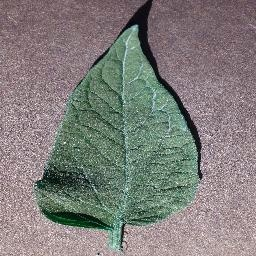
#> input picture dataset/test/Tomato_Bacterial_spot/Tomato_Bacterial_spot_img_126.jpg, 256 x 256 px
$ python -i search_s6.py   (imports and definitions only)
#> lines starting #> are read from the running program, lines starting #| are printed output that depends on the picture; after the words box and inside, x2 and y2 are one past the last pixel; in counts of white or black regions, pixels touching at a corner belong together
### dev-yw/06_Oct_HOG_HSV_pipeline/vein_hog/src/vein_hog/extract.py
"""Cache HOG, HSV and vein measurements for train and test only.

Validation rows are skipped here so step 4 cannot read them.
"""

from __future__ import annotations

import json
from pathlib import Path

import cv2
import numpy as np
import pandas as pd

from vein_hog.hog import HOG_DIM, hog_descriptor, hog_gradient_magnitude
from vein_hog.hsv import HSV_DIM, hsv_aux, skeleton_hs
from vein_hog.mask import erode_interior, leaf_mask
from vein_hog.vein import raw_completeness, vein_skeleton

IMAGE_SIZE = 256
DEFAULT_RADIUS = 8


def _prepare(bgr: np.ndarray) -> tuple[np.ndarray, np.ndarray, bool]:
    mask = leaf_mask(bgr)
    mask_ok = bool(mask is not None and int((mask > 0).sum()) > 0)
    bgr256 = cv2.resize(bgr, (IMAGE_SIZE, IMAGE_SIZE), interpolation=cv2.INTER_CUBIC)
    if mask_ok:
        mask256 = cv2.resize(mask, (IMAGE_SIZE, IMAGE_SIZE), interpolation=cv2.INTER_NEAREST)
    else:
        mask256 = np.zeros((IMAGE_SIZE, IMAGE_SIZE), dtype=np.uint8)
    return bgr256, mask256, mask_ok


# [33 lines left out: function _one, not called in this run]


def load_bgr(path: Path) -> np.ndarray:
    image = cv2.imread(str(path), cv2.IMREAD_COLOR)
    if image is None:
        raise FileNotFoundError(path)
    return image


# [84 lines left out: functions extract_split, skeleton_pixels, _write_example, not called in this run]

### dev-yw/06_Oct_HOG_HSV_pipeline/vein_hog/src/vein_hog/mask.py
"""Leaf mask: ExG, Otsu, open/close radius 3, largest component, holes filled."""

from __future__ import annotations

import cv2
import numpy as np


def leaf_mask(bgr_u8: np.ndarray) -> np.ndarray:
    """uint8 mask, 0 or 255. A failed mask is all zeros and does not raise."""
    try:
        image = np.asarray(bgr_u8)
        if (
            image.ndim != 3
            or image.shape[2] < 3
            or image.shape[0] == 0
            or image.shape[1] == 0
            or image.size == 0
        ):
            return _zero_mask(image)
        # BGR; extra channels (for example alpha) are ignored.
        blue, green, red = cv2.split(image[:, :, :3].astype(np.float32))
        excess_green = 2.0 * green - red - blue
        lo = float(np.min(excess_green))
        hi = float(np.max(excess_green))
        if not np.isfinite(lo) or not np.isfinite(hi) or hi - lo < 1e-8:
            return np.zeros(excess_green.shape, dtype=np.uint8)
        score = ((excess_green - lo) / (hi - lo) * 255.0).astype(np.uint8)
        _, mask = cv2.threshold(score, 0, 255, cv2.THRESH_BINARY + cv2.THRESH_OTSU)
        kernel = cv2.getStructuringElement(cv2.MORPH_ELLIPSE, (7, 7))
        mask = cv2.morphologyEx(mask, cv2.MORPH_OPEN, kernel)
        mask = cv2.morphologyEx(mask, cv2.MORPH_CLOSE, kernel)
        return _largest_filled(mask)
    except Exception:
        return _zero_mask(bgr_u8)


# [18 lines left out: functions _zero_mask, erode_interior, not called in this run]


def _largest_filled(mask: np.ndarray) -> np.ndarray:
    count, labels, stats, _ = cv2.connectedComponentsWithStats(mask, connectivity=8)
    if count <= 1:
        return mask
    keep = 1 + int(np.argmax(stats[1:, cv2.CC_STAT_AREA]))
    out = np.where(labels == keep, 255, 0).astype(np.uint8)
    inverse = cv2.bitwise_not(out)
    count2, labels2, _, _ = cv2.connectedComponentsWithStats(inverse, connectivity=8)
    height, width = out.shape
    filled = out.copy()
    for label in range(1, count2):
        ys, xs = np.where(labels2 == label)
        if ys.size == 0:
            continue
        touches = ys.min() == 0 or xs.min() == 0 or ys.max() == height - 1 or xs.max() == width - 1
        if not touches:
            filled[labels2 == label] = 255
    return filled

### dev-yw/06_Oct_HOG_HSV_pipeline/vein_hog/src/vein_hog/hsv.py
"""Auxiliary HSV features on a leaf mask. Not a substitute for HOG."""

from __future__ import annotations

import cv2
import numpy as np

# 16 H bins + 8 S bins + mean H, mean S, mean V. Raw counts, not L2-normalized.
HSV_DIM = 27


def hsv_aux(bgr_u8: np.ndarray, mask: np.ndarray) -> np.ndarray:
    """H hist (16, [0, 180)), S hist (8, [0, 256)), then mean H, S, V.

    Only pixels with mask > 0 are counted. An empty mask returns zeros.
    Scaling and the alpha weight are applied later.
    """
    foreground = np.asarray(mask) > 0
    if not np.any(foreground):
        return np.zeros(HSV_DIM, dtype=np.float32)

    hsv = np.ascontiguousarray(cv2.cvtColor(bgr_u8, cv2.COLOR_BGR2HSV))
    mask_u8 = np.ascontiguousarray(foreground, dtype=np.uint8)
    hist_h = cv2.calcHist([hsv], [0], mask_u8, [16], [0, 180]).reshape(-1)
    hist_s = cv2.calcHist([hsv], [1], mask_u8, [8], [0, 256]).reshape(-1)
    means = hsv[foreground].mean(axis=0)
    feat = np.concatenate([hist_h, hist_s, means])
    return np.ascontiguousarray(feat, dtype=np.float32)


# [44 lines left out: functions skeleton_hs, healthy_hs_box, anomaly_fraction, not called in this run]

### dev-yw/06_Oct_HOG_HSV_pipeline/vein_hog/src/vein_hog/search_s6.py
"""Search S6: HOG geometries times HSV channel layouts on the training split.

HOG stays the descriptor. HSV stays an auxiliary block, scaled on the
training rows and multiplied by a weight. Layouts choose which of H, S, and
V enter that block. Weights stay inside [0.25, 0.50]. C stays 1. This is
not a seventeenth cell of the published C × α grid.

The winner is the highest minimum Healthy-versus-one-disease AUC on the
same training holdout as S1 and S4. Test and validation images are not read.
The frozen S4 winner and the report round are not replaced.
"""

from __future__ import annotations

import json
from concurrent.futures import ProcessPoolExecutor, ThreadPoolExecutor, as_completed
from pathlib import Path

import cv2
import numpy as np
import pandas as pd
from sklearn.linear_model import SGDClassifier
from sklearn.metrics import precision_recall_fscore_support
from sklearn.model_selection import StratifiedShuffleSplit
from sklearn.preprocessing import StandardScaler

from vein_hog.extract import _prepare, load_bgr
from vein_hog.hog import HOG_DIM, IMAGE_SIZE
from vein_hog.hsv import hsv_aux
from vein_hog.hsv_window import HSV_ALPHA_FLOOR, require_hsv_alpha
from vein_hog.rounds import SEED, TRAIN_FRACTIONS, sgd_alpha
from vein_hog.run import find_project
from vein_hog.search_s1 import (
    C_VALUE,
    DISEASES,
    HEALTHY,
    SELECT_FRACTION,
    _nested_parts,
    _take_fraction,
    class_aucs,
)
from vein_hog.search_s4 import (
    BLOCK_NORM,
    CELLS_PER_BLOCK,
    SGD_MAX_ITER,
    SGD_TOL,
    descriptor_length,
    hog_vector,
)

S6_ALPHA_MAX = 0.50
S6_ALPHAS = (0.25, 0.40, 0.45, 0.50)
S6_WORKERS = 4
TRAIN_ROWS = 3000
FORBIDDEN_SEGMENTS = frozenset({"test", "validation"})
COMPONENT_NAMES = ("h_hist", "h_mean", "s_hist", "s_mean", "v_hist", "v_mean")
COMPONENT_WIDTH = {
    "h_hist": 16,
    "h_mean": 1,
    "s_hist": 8,
    "s_mean": 1,
    "v_hist": 8,
    "v_mean": 1,
}
LAYOUTS: dict[str, tuple[str, ...]] = {
    "published": ("h_hist", "s_hist", "h_mean", "s_mean", "v_mean"),
    "H": ("h_hist", "h_mean"),
    "S": ("s_hist", "s_mean"),
    "V": ("v_hist", "v_mean"),
    "HS": ("h_hist", "s_hist", "h_mean", "s_mean"),
    "HV": ("h_hist", "v_hist", "h_mean", "v_mean"),
    "SV": ("s_hist", "v_hist", "s_mean", "v_mean"),
    "HSV": ("h_hist", "s_hist", "v_hist", "h_mean", "s_mean", "v_mean"),
}
HOG_SPECS = tuple(
    {"hog": f"ori{orientations}-cell{cell}", "orientations": orientations, "pixels_per_cell": cell}
    for orientations in (6, 9, 12, 18)
    for cell in (8, 16, 32)
)


def layout_dim(layout: str) -> int:
    parts = LAYOUTS[layout]
    return int(sum(COMPONENT_WIDTH[name] for name in parts))


# [54 lines left out: functions hsv_strengths, iter_s6, assert_train_paths, not called in this run]


def channel_blocks(bgr_u8: np.ndarray) -> dict[str, np.ndarray]:
    """Mask-only H, S, and V pieces. The published block matches hsv_aux."""
    bgr256, mask256, mask_ok = _prepare(bgr_u8)
    mask = mask256 if mask_ok else np.zeros_like(mask256)
    published = np.asarray(hsv_aux(bgr256, mask), dtype=np.float32).reshape(-1)
    empty = {name: np.zeros(width, dtype=np.float32) for name, width in COMPONENT_WIDTH.items()}
    if not np.any(mask > 0):
        if published.shape != (layout_dim("published"),) or np.any(published):
            raise RuntimeError("empty-mask HSV is not the published zero block")
        return empty

    hsv = np.ascontiguousarray(cv2.cvtColor(bgr256, cv2.COLOR_BGR2HSV))
    mask_u8 = np.ascontiguousarray(mask > 0, dtype=np.uint8)
    hist_h = cv2.calcHist([hsv], [0], mask_u8, [16], [0, 180]).reshape(-1)
    hist_s = cv2.calcHist([hsv], [1], mask_u8, [8], [0, 256]).reshape(-1)
    hist_v = cv2.calcHist([hsv], [2], mask_u8, [8], [0, 256]).reshape(-1)
    means = hsv[mask_u8 > 0].mean(axis=0)
    rebuilt = np.concatenate([hist_h, hist_s, means]).astype(np.float32, copy=False)
    if rebuilt.shape != published.shape or not np.allclose(rebuilt, published):
        raise RuntimeError("channel blocks do not rebuild the published HSV vector")
    return {
        "h_hist": np.asarray(hist_h, dtype=np.float32),
        "h_mean": np.asarray([means[0]], dtype=np.float32),
        "s_hist": np.asarray(hist_s, dtype=np.float32),
        "s_mean": np.asarray([means[1]], dtype=np.float32),
        "v_hist": np.asarray(hist_v, dtype=np.float32),
        "v_mean": np.asarray([means[2]], dtype=np.float32),
    }


# [13 lines left out: functions assemble_channels, featurize_leaf, not called in this run]


def _pipeline_root() -> Path:
    return Path(__file__).resolve().parents[3]


def _paths(meta: pd.DataFrame, project: Path) -> list[str]:
    return [str(project / str(row)) for row in meta["local_relpath"].tolist()]


# [7 lines left out: function _load_train_meta, not called in this run]


def _hog_job(job: tuple[str, int, int]) -> np.ndarray:
    path, orientations, pixels_per_cell = job
    return hog_vector(load_bgr(Path(path)), orientations, pixels_per_cell)


# [57 lines left out: functions _compute_hog, _published_train_hog, _load_npy, ensure_hog, not called in this run]


def _hsv_job(path: str) -> dict[str, np.ndarray]:
    return channel_blocks(load_bgr(Path(path)))
#> in load_bgr, image is the input picture: shape (256, 256, 3); mean B, G, R 122.9, 125.9, 128.1
#> in leaf_mask, `blue, green, red = cv2.split(image[:, :, :3].astype(np.float32))`:
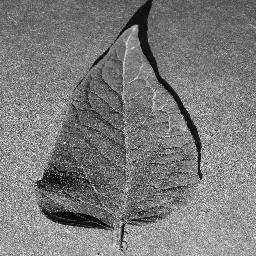
#> blue: shape (256, 256) float32; min 0, max 255, mean 122.9
#> in leaf_mask, `blue, green, red = cv2.split(image[:, :, :3].astype(np.float32))`:
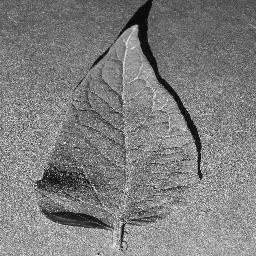
#> green: shape (256, 256) float32; min 0, max 255, mean 125.9
#> in leaf_mask, `excess_green = 2.0 * green - red - blue`:
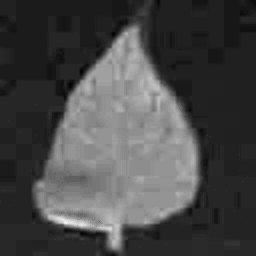
#> excess_green: shape (256, 256) float32; min -42, max 109, mean 0.9; drawn with min black and max white
#> in leaf_mask, `lo = float(np.min(excess_green))`: lo = -42
#> in leaf_mask, `hi = float(np.max(excess_green))`: hi = 109
#> in leaf_mask, `_, mask = cv2.threshold(score, 0, 255, cv2.THRESH_BINARY + cv2.THRESH_..`:
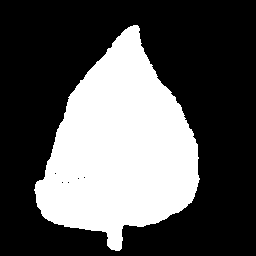
#> mask: shape (256, 256); 34% white; 1 white region, box (x1, y1, x2, y2) and area: (34, 25, 200, 251) 22257
#> in leaf_mask, `mask = cv2.morphologyEx(mask, cv2.MORPH_OPEN, kernel)`: mask: shape (256, 256); 33.9% white; 1 white region, box (x1, y1, x2, y2) and area: (35, 25, 199, 251) 22226
#> in leaf_mask, `mask = cv2.morphologyEx(mask, cv2.MORPH_CLOSE, kernel)`: mask: shape (256, 256); 33.9% white; 1 white region, box (x1, y1, x2, y2) and area: (35, 25, 199, 251) 22247
#> in _largest_filled, `count, labels, stats, _ = cv2.connectedComponentsWithStats(mask, conne..`: count = 2; stats = [[0, 0, 256, 256, 43289], [35, 25, 164, 226, 22247]]
#> in _largest_filled, `keep = 1 + int(np.argmax(stats[1:, cv2.CC_STAT_AREA]))`: keep = 1
#> in _largest_filled, `count2, labels2, _, _ = cv2.connectedComponentsWithStats(inverse, conn..`: count2 = 2
#> the loop in _largest_filled, `for label in range(1, count2):` made 1 pass
#> touches on pass 1: True
#> in _prepare, `mask_ok = bool(mask is not None and int((mask > 0).sum()) > 0)`: mask_ok = True
#> in hsv_aux, `hsv = np.ascontiguousarray(cv2.cvtColor(bgr_u8, cv2.COLOR_BGR2HSV))`: hsv: shape (256, 256, 3); mean H, S, V 122.5, 44, 137.2
#> in hsv_aux, `hist_h = cv2.calcHist([hsv], [0], mask_u8, [16], [0, 180]).reshape(-1)`: hist_h = [0, 3, 1, 18, 214, 7001, 13440, 1495, 75, 0, 0, 0, 0, 0, 0, 0]
#> in hsv_aux, `hist_s = cv2.calcHist([hsv], [1], mask_u8, [8], [0, 256]).reshape(-1)`: hist_s = [957, 13992, 5094, 970, 394, 253, 172, 415]
#> in hsv_aux, `means = hsv[foreground].mean(axis=0)`: means = [70, 64.54, 123]
#> in hsv_aux, `feat = np.concatenate([hist_h, hist_s, means])`: feat = 27 values, max 13992 at index 17, min 0 at index 0, mean 1657.5
#> in channel_blocks, `published = np.asarray(hsv_aux(bgr256, mask), dtype=np.float32).reshap..`: published has the same summary as feat in hsv_aux
#> in channel_blocks, `hist_s = cv2.calcHist([hsv], [1], mask_u8, [8], [0, 256]).reshape(-1)`: hist_s = [957, 13992, 5094, 970, 394, 253, 172, 415]
#> in channel_blocks, `hist_v = cv2.calcHist([hsv], [2], mask_u8, [8], [0, 256]).reshape(-1)`: hist_v = [566, 1459, 3079, 6378, 6942, 2940, 732, 151]
#> in channel_blocks, `means = hsv[mask_u8 > 0].mean(axis=0)`: means = [70, 64.54, 123]
#> in channel_blocks, `rebuilt = np.concatenate([hist_h, hist_s, means]).astype(np.float32, c..`: rebuilt has the same summary as feat in hsv_aux


# [335 lines left out: functions ensure_hsv, assemble_matrix, fit_classifier, healthy_scores, _record, choose_winner and 6 more, not called in this run]


METRIC_LABELS = (
    "Tomato_healthy",
    "Tomato_Bacterial_spot",
    "Tomato_Late_blight",
    "Tomato_Septoria_leaf_spot",
    "Tomato__Tomato_YellowLeaf__Curl_Virus",
)
CLASS_REPORT = (
    ("Tomato_Bacterial_spot", "Bacterial Spot"),
    ("Tomato_Late_blight", "Late Blight"),
    ("Tomato_Septoria_leaf_spot", "Septoria Leaf Spot"),
    ("Tomato__Tomato_YellowLeaf__Curl_Virus", "Tomato Yellow Leaf Curl Virus"),
    ("Tomato_healthy", "Healthy"),
)


# [151 lines left out: functions classification_metrics, per_class_metrics, write_classification_metrics, predict_rows, main, not called in this run]


# [2 lines not run here, left out]

>>> result = _hsv_job('../../../../../dataset/test/Tomato_Bacterial_spot/Tomato_Bacterial_spot_img_126.jpg')
#> result = {'h_hist': [0, 3, 1, 18, 214, 7001, 13440, 1495, 75, 0, 0, 0, 0, 0, 0, 0], 'h_mean': [70], 's_hist': [957, 13992, 5094, 970, 394, 253, 172, 415], 's_mean': [64.54], 'v_hist': [566, 1459, 3079, 6378, 6942, 2940, 732, 151], 'v_mean': [123]}

$ run again, on dataset/test/Tomato_Bacterial_spot/Tomato_Bacterial_spot_img_137.jpg
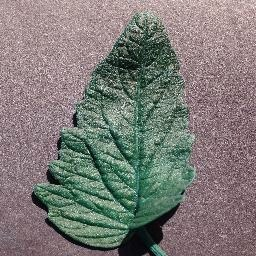
#> input picture dataset/test/Tomato_Bacterial_spot/Tomato_Bacterial_spot_img_137.jpg, 256 x 256 px
#> in load_bgr, image is the input picture: shape (256, 256, 3); mean B, G, R 119.2, 122.8, 125.1
#> lo = -42
#> hi = 97
#> in _largest_filled, `count, labels, stats, _ = cv2.connectedComponentsWithStats(mask, conne..`:
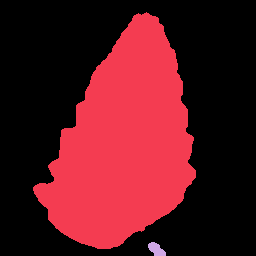
#> labels: shape (256, 256) int32; 3 distinct labels, from 0 to 2; one colour per label, 0 black
#> count = 3; stats = [[0, 0, 256, 256, 42077], [33, 12, 163, 237, 23297], [148, 242, 18, 14, 162]]
#> keep = 1
#> in _largest_filled, `out = np.where(labels == keep, 255, 0).astype(np.uint8)`:
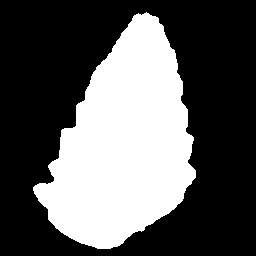
#> out: shape (256, 256); 35.5% white; 1 white region, box (x1, y1, x2, y2) and area: (33, 12, 196, 249) 23297
#> count2 = 2
#> the loop in _largest_filled, `for label in range(1, count2):` made 1 pass
#> touches on pass 1: True
#> in _prepare, `mask_ok = bool(mask is not None and int((mask > 0).sum()) > 0)`: mask_ok = True
#> hsv: shape (256, 256, 3); mean H, S, V 124.5, 52.1, 135.4
#> in hsv_aux, `hist_h = cv2.calcHist([hsv], [0], mask_u8, [16], [0, 180]).reshape(-1)`: hist_h = [2, 0, 7, 138, 546, 4199, 17241, 1153, 11, 0, 0, 0, 0, 0, 0, 0]
#> in hsv_aux, `hist_s = cv2.calcHist([hsv], [1], mask_u8, [8], [0, 256]).reshape(-1)`: hist_s = [2875, 8957, 5277, 3019, 1635, 758, 363, 413]
#> in hsv_aux, `means = hsv[foreground].mean(axis=0)`: means = [71, 76.08, 116.9]
#> feat = 27 values, max 17241 at index 6, min 0 at index 1, mean 1735.5
#> published has the same summary as feat in hsv_aux
#> in channel_blocks, `hist_s = cv2.calcHist([hsv], [1], mask_u8, [8], [0, 256]).reshape(-1)`: hist_s = [2875, 8957, 5277, 3019, 1635, 758, 363, 413]
#> hist_v = [752, 2592, 4474, 5569, 5454, 3267, 977, 212]
#> in channel_blocks, `means = hsv[mask_u8 > 0].mean(axis=0)`: means = [71, 76.08, 116.9]
#> rebuilt has the same summary as feat in hsv_aux
#> result = {'h_hist': [2, 0, 7, 138, 546, 4199, 17241, 1153, 11, 0, 0, 0, 0, 0, 0, 0], 'h_mean': [71], 's_hist': [2875, 8957, 5277, 3019, 1635, 758, 363, 413], 's_mean': [76.08], 'v_hist': [752, 2592, 4474, 5569, 5454, 3267, 977, 212], 'v_mean': [116.9]}

$ run again, on dataset/test/Tomato_Bacterial_spot/Tomato_Bacterial_spot_img_141.jpg
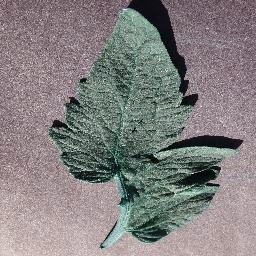
#> input picture dataset/test/Tomato_Bacterial_spot/Tomato_Bacterial_spot_img_141.jpg, 256 x 256 px
#> in load_bgr, image is the input picture: shape (256, 256, 3); mean B, G, R 128, 127.9, 131.4
#> in leaf_mask, `excess_green = 2.0 * green - red - blue`:
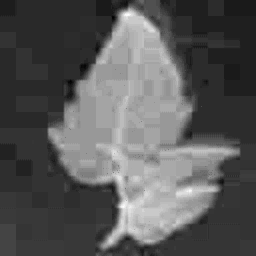
#> excess_green: shape (256, 256) float32; min -40, max 64, mean -3.6; drawn with min black and max white
#> lo = -40
#> hi = 64
#> in leaf_mask, `mask = cv2.morphologyEx(mask, cv2.MORPH_CLOSE, kernel)`:
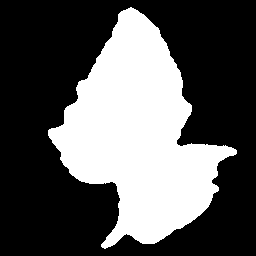
#> mask: shape (256, 256); 34.8% white; 1 white region, box (x1, y1, x2, y2) and area: (48, 7, 237, 249) 22788
#> count = 2; stats = [[0, 0, 256, 256, 42748], [48, 7, 189, 242, 22788]]
#> keep = 1
#> count2 = 2
#> the loop in _largest_filled, `for label in range(1, count2):` made 1 pass
#> touches on pass 1: True
#> in _prepare, `mask_ok = bool(mask is not None and int((mask > 0).sum()) > 0)`: mask_ok = True
#> hsv: shape (256, 256, 3); mean H, S, V 121.6, 38.7, 138.1
#> in hsv_aux, `hist_h = cv2.calcHist([hsv], [0], mask_u8, [16], [0, 180]).reshape(-1)`: hist_h = [7, 2, 5, 21, 59, 438, 15245, 6536, 464, 9, 0, 0, 0, 0, 2, 0]
#> in hsv_aux, `hist_s = cv2.calcHist([hsv], [1], mask_u8, [8], [0, 256]).reshape(-1)`: hist_s = [6164, 11508, 2582, 1090, 565, 339, 162, 378]
#> in hsv_aux, `means = hsv[foreground].mean(axis=0)`: means = [76.67, 54.14, 116.3]
#> feat = 27 values, max 15245 at index 6, min 0 at index 10, mean 1697.2
#> published has the same summary as feat in hsv_aux
#> in channel_blocks, `hist_s = cv2.calcHist([hsv], [1], mask_u8, [8], [0, 256]).reshape(-1)`: hist_s = [6164, 11508, 2582, 1090, 565, 339, 162, 378]
#> hist_v = [1431, 2291, 3475, 5239, 5891, 3492, 893, 76]
#> in channel_blocks, `means = hsv[mask_u8 > 0].mean(axis=0)`: means = [76.67, 54.14, 116.3]
#> rebuilt has the same summary as feat in hsv_aux
#> result = {'h_hist': [7, 2, 5, 21, 59, 438, 15245, 6536, 464, 9, 0, 0, 0, 0, 2, 0], 'h_mean': [76.67], 's_hist': [6164, 11508, 2582, 1090, 565, 339, 162, 378], 's_mean': [54.14], 'v_hist': [1431, 2291, 3475, 5239, 5891, 3492, 893, 76], 'v_mean': [116.3]}

$ run again, on dataset/test/Tomato_Bacterial_spot/Tomato_Bacterial_spot_img_221.jpg
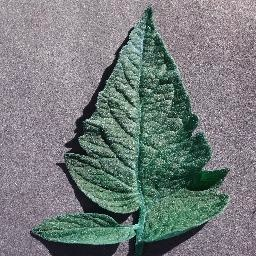
#> input picture dataset/test/Tomato_Bacterial_spot/Tomato_Bacterial_spot_img_221.jpg, 256 x 256 px
#> in load_bgr, image is the input picture: shape (256, 256, 3); mean B, G, R 123.9, 124.5, 117.3
#> lo = -35
#> hi = 99
#> labels: shape (256, 256) int32; values 0 (black) and 1 (white), 35.4% white; 1 white region, box (x1, y1, x2, y2) and area: (35, 9, 230, 250) 23205
#> count = 2; stats = [[0, 0, 256, 256, 42331], [35, 9, 195, 241, 23205]]
#> keep = 1
#> in _largest_filled, `count2, labels2, _, _ = cv2.connectedComponentsWithStats(inverse, conn..`:
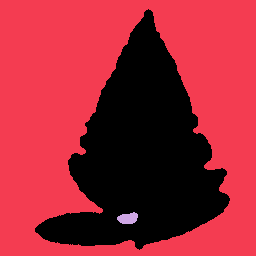
#> labels2: shape (256, 256) int32; 3 distinct labels, from 0 to 2; one colour per label, 0 black
#> count2 = 3
#> the loop in _largest_filled, `for label in range(1, count2):` made 2 passes
#> touches on passes 1 to 2: True, False
#> after the loop in _largest_filled, `for label in range(1, count2):`:
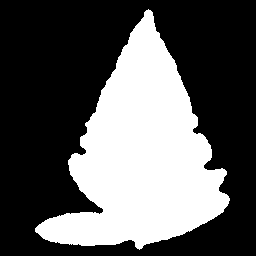
#> filled: shape (256, 256); 35.7% white; 1 white region, box (x1, y1, x2, y2) and area: (35, 9, 230, 250) 23391
#> in _prepare, `mask_ok = bool(mask is not None and int((mask > 0).sum()) > 0)`: mask_ok = True
#> hsv: shape (256, 256, 3); mean H, S, V 122.6, 47.7, 130.4
#> in hsv_aux, `hist_h = cv2.calcHist([hsv], [0], mask_u8, [16], [0, 180]).reshape(-1)`: hist_h = [0, 0, 0, 0, 0, 312, 17141, 5622, 203, 30, 20, 54, 9, 0, 0, 0]
#> in hsv_aux, `hist_s = cv2.calcHist([hsv], [1], mask_u8, [8], [0, 256]).reshape(-1)`: hist_s = [760, 6990, 6696, 3956, 2259, 1286, 691, 753]
#> in hsv_aux, `means = hsv[foreground].mean(axis=0)`: means = [76.59, 93.73, 113.7]
#> feat = 27 values, max 17141 at index 6, min 0 at index 0, mean 1743.2
#> published has the same summary as feat in hsv_aux
#> in channel_blocks, `hist_s = cv2.calcHist([hsv], [1], mask_u8, [8], [0, 256]).reshape(-1)`: hist_s = [760, 6990, 6696, 3956, 2259, 1286, 691, 753]
#> hist_v = [721, 3607, 4508, 5032, 5074, 3199, 1046, 204]
#> in channel_blocks, `means = hsv[mask_u8 > 0].mean(axis=0)`: means = [76.59, 93.73, 113.7]
#> rebuilt has the same summary as feat in hsv_aux
#> result = {'h_hist': [0, 0, 0, 0, 0, 312, 17141, 5622, 203, 30, 20, 54, 9, 0, 0, 0], 'h_mean': [76.59], 's_hist': [760, 6990, 6696, 3956, 2259, 1286, 691, 753], 's_mean': [93.73], 'v_hist': [721, 3607, 4508, 5032, 5074, 3199, 1046, 204], 'v_mean': [113.7]}
